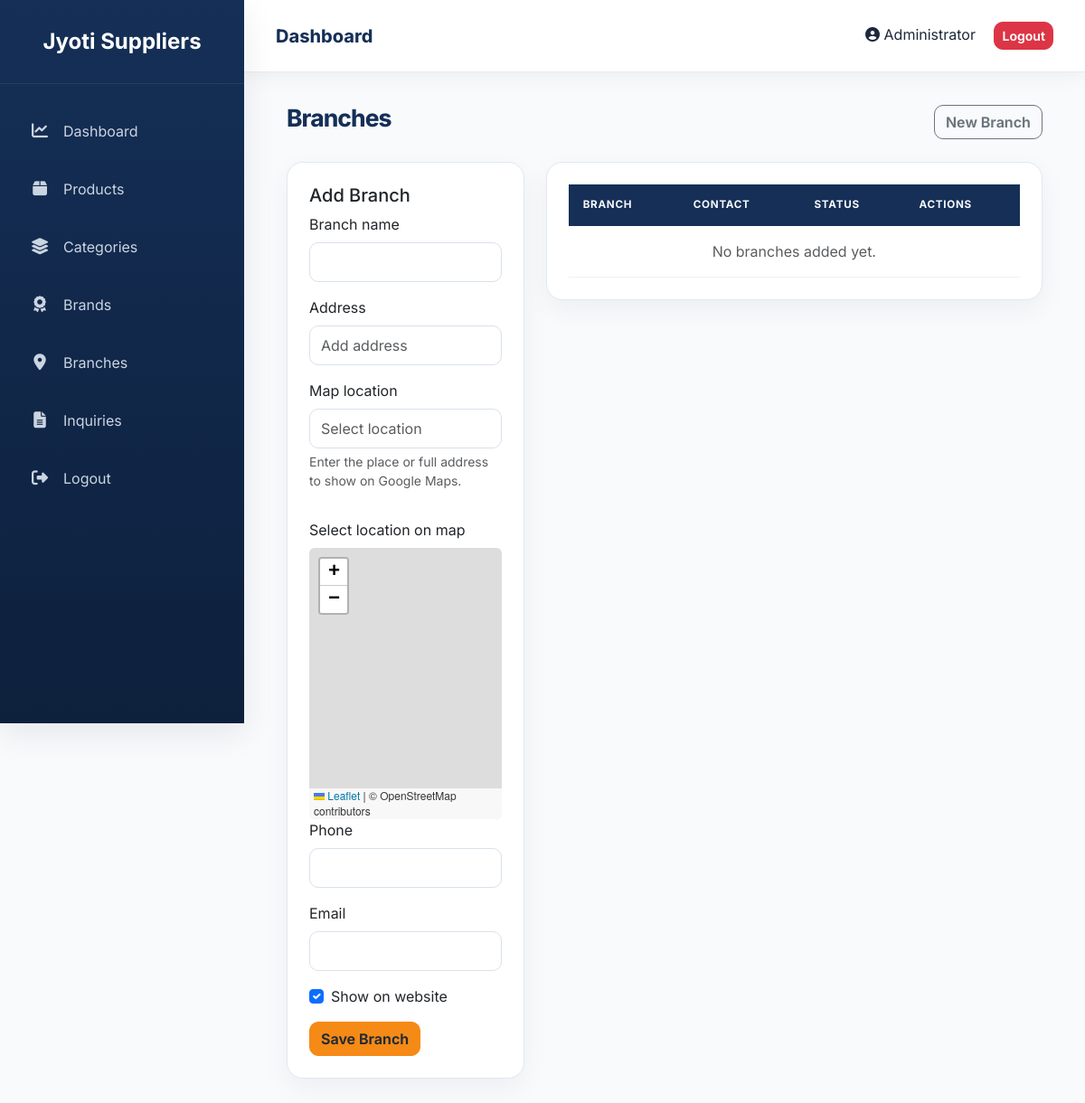
The page /admin/branches.php (signed in) on the database as committed earlier.
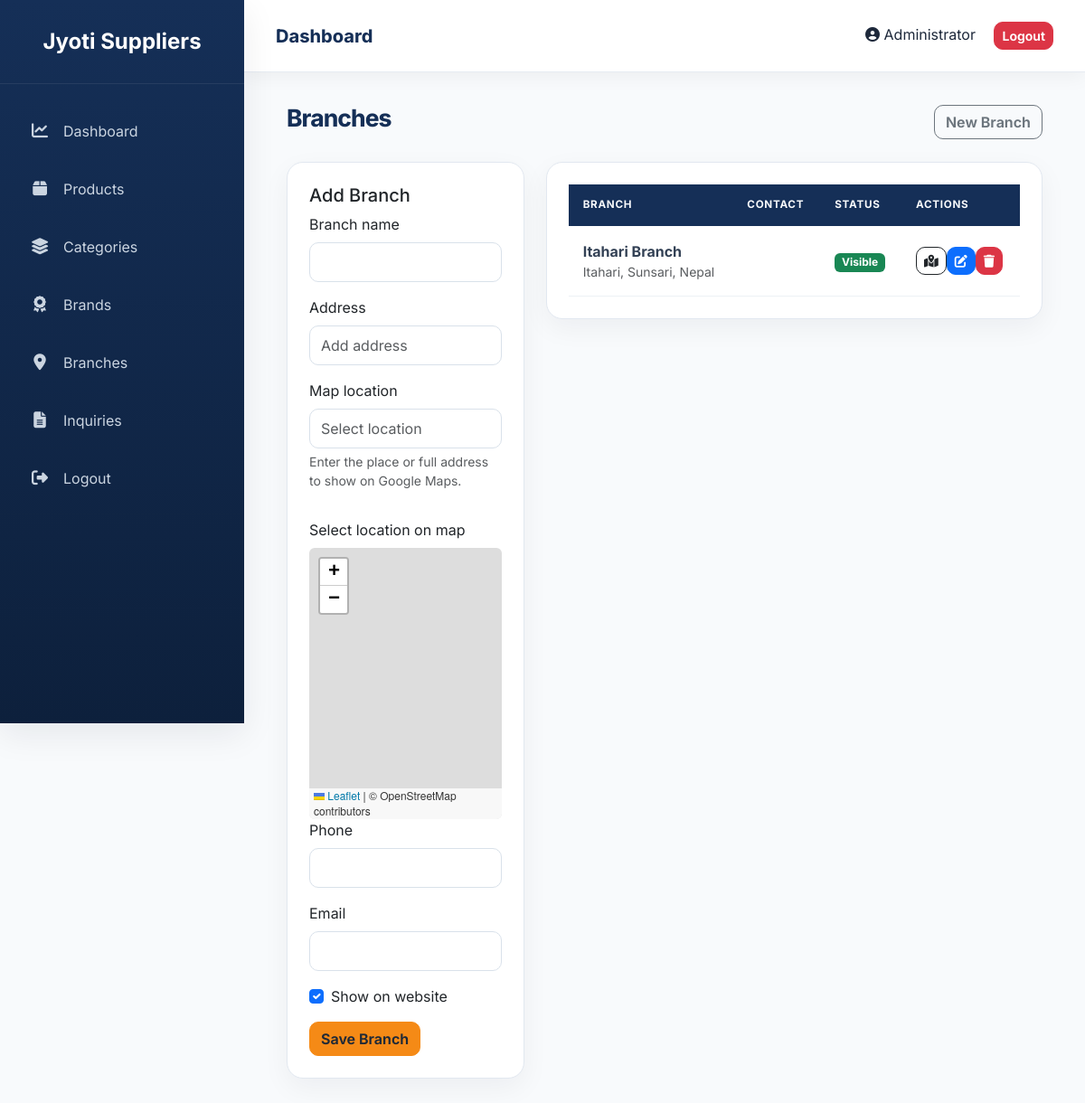
The same page on the database as committed later.
### tables this page shows
CREATE TABLE IF NOT EXISTS `branches` (
  `id` INT UNSIGNED NOT NULL AUTO_INCREMENT,
  `name` VARCHAR(150) NOT NULL,
  `address` VARCHAR(255) NOT NULL,
  `map_location` VARCHAR(255) NOT NULL,
  `phone` VARCHAR(30) DEFAULT NULL,
  `email` VARCHAR(150) DEFAULT NULL,
  `status` TINYINT(1) NOT NULL DEFAULT 1,
  `created_at` TIMESTAMP NOT NULL DEFAULT CURRENT_TIMESTAMP,
  PRIMARY KEY (`id`),
  KEY `idx_branches_status` (`status`)
);

### admin/branches.php (the view, shortened to what this page needs)
<?php
require "../config/database.php";
$editing = [
    "id" => "",
    "name" => "",
    "address" => "",
    "map_location" => "",
    "phone" => "",
    "email" => "",
    "status" => 1,
];
$branches = $pdo->query("SELECT * FROM branches ORDER BY name ASC")->fetchAll();
include "includes/header.php";
include "includes/sidebar.php";
include "includes/navbar.php";
?>
<div class="content"><div class="container-fluid"><div class="d-flex justify-content-between align-items-center mb-4"><h2>Branches</h2><a href="branches.php" class="btn btn-outline-secondary">New Branch</a></div>
<div class="row g-4"><div class="col-lg-4"><div class="card shadow-sm"><div class="card-body"><h5><?= $editing["id"] ? "Edit Branch" : "Add Branch" ?></h5><form method="post"><input type="hidden" name="csrf_token" value="<?= $_SESSION["csrf_token"] ?>"><input type="hidden" name="action" value="save"><input type="hidden" name="id" value="<?= $editing["id"] ?>"><div class="mb-3"><label class="form-label" for="branchName">Branch name</label><input class="form-control" id="branchName" name="name" maxlength="150" value="<?= htmlspecialchars($editing["name"], ENT_QUOTES, "UTF-8") ?>" required></div><div class="mb-3"><label class="form-label" for="branchAddress">Address</label><input class="form-control" id="branchAddress" name="address" maxlength="255" value="<?= htmlspecialchars($editing["address"], ENT_QUOTES, "UTF-8") ?>" placeholder="Add address" required></div><div class="mb-3"><label class="form-label" for="mapLocation">Map location</label><input class="form-control" id="mapLocation" name="map_location" maxlength="255" value="<?= htmlspecialchars($editing["map_location"], ENT_QUOTES, "UTF-8") ?>" placeholder="Select location" required><div class="form-text">Enter the place or full address to show on Google Maps.</div></div><div class="mb-3"><label class="form-label">Map preview</label><div class="ratio ratio-4x3"><iframe id="branchMapPreview" src="https://www.google.com/maps?q=<?= rawurlencode($editing["map_location"] ?: "Itahari, Sunsari, Nepal") ?>&amp;output=embed" title="Branch map preview" loading="lazy"></iframe></div><a id="branchMapLink" class="btn btn-outline-dark btn-sm mt-2" href="https://www.google.com/maps/search/?api=1&amp;query=<?= rawurlencode($editing["map_location"] ?: "Itahari, Sunsari, Nepal") ?>" target="_blank" rel="noopener">Open in Google Maps</a></div><div class="mb-3"><label class="form-label" for="branchPhone">Phone</label><input class="form-control" id="branchPhone" name="phone" maxlength="30" value="<?= htmlspecialchars($editing["phone"] ?? "", ENT_QUOTES, "UTF-8") ?>"></div><div class="mb-3"><label class="form-label" for="branchEmail">Email</label><input class="form-control" id="branchEmail" type="email" name="email" maxlength="150" value="<?= htmlspecialchars($editing["email"] ?? "", ENT_QUOTES, "UTF-8") ?>"></div><div class="form-check mb-3"><input class="form-check-input" type="checkbox" name="status" id="branchStatus" <?= $editing["status"] ? "checked" : "" ?>><label class="form-check-label" for="branchStatus">Show on website</label></div><button class="btn btn-warning">Save Branch</button></form></div></div></div><div class="col-lg-8"><div class="card shadow-sm"><div class="card-body table-responsive"><table class="table align-middle"><thead class="table-dark"><tr><th>Branch</th><th>Contact</th><th>Status</th><th>Actions</th></tr></thead><tbody><?php if (!$branches): ?><tr><td colspan="4" class="text-center text-muted">No branches added yet.</td></tr><?php endif; ?><?php foreach ($branches as $branch): ?><tr><td><strong><?= htmlspecialchars($branch["name"], ENT_QUOTES, "UTF-8") ?></strong><div class="small text-muted"><?= htmlspecialchars($branch["address"], ENT_QUOTES, "UTF-8") ?></div></td><td class="small"><?php if ($branch["phone"]): ?><div><?= htmlspecialchars($branch["phone"], ENT_QUOTES, "UTF-8") ?></div><?php endif; ?><?php if ($branch["email"]): ?><div><?= htmlspecialchars($branch["email"], ENT_QUOTES, "UTF-8") ?></div><?php endif; ?></td><td><span class="badge bg-<?= $branch["status"] ? "success" : "secondary" ?>"><?= $branch["status"] ? "Visible" : "Hidden" ?></span></td><td><a class="btn btn-sm btn-outline-dark" href="https://www.google.com/maps/search/?api=1&amp;query=<?= rawurlencode($branch["map_location"]) ?>" target="_blank" rel="noopener" aria-label="View <?= htmlspecialchars($branch["name"], ENT_QUOTES, "UTF-8") ?> on Google Maps"><i class="fas fa-map-marked-alt"></i></a><a class="btn btn-sm btn-primary" href="branches.php?edit=<?= $branch["id"] ?>" aria-label="Edit <?= htmlspecialchars($branch["name"], ENT_QUOTES, "UTF-8") ?>"><i class="fas fa-edit"></i></a><form class="d-inline" method="post" onsubmit="return confirm('Delete this branch?');"><input type="hidden" name="csrf_token" value="<?= $_SESSION["csrf_token"] ?>"><input type="hidden" name="action" value="delete"><input type="hidden" name="id" value="<?= $branch["id"] ?>"><button class="btn btn-sm btn-danger" aria-label="Delete <?= htmlspecialchars($branch["name"], ENT_QUOTES, "UTF-8") ?>"><i class="fas fa-trash"></i></button></form></td></tr><?php endforeach; ?></tbody></table></div></div></div></div></div></div>
<?php include "includes/footer.php"; ?>

### admin/includes/header.php (shortened to what this page needs)
<!DOCTYPE html>
<html lang="en">
<head>
<link href="https://cdn.jsdelivr.net/npm/bootstrap@5.3.7/dist/css/bootstrap.min.css" rel="stylesheet">
<link rel="stylesheet"
href="https://cdnjs.cloudflare.com/ajax/libs/font-awesome/6.7.2/css/all.min.css">
<link rel="stylesheet" href="/jyoti-hardware/assets/css/admin.css">
</head>
<body>

### admin/includes/sidebar.php
<div class="sidebar">
    <div class="logo">
        Jyoti Suppliers
    </div>
    <ul>
        <li>
            <a href="/jyoti-hardware/admin/dashboard.php">
                <i class="fas fa-chart-line"></i>
                Dashboard
            </a>
        </li>
        <li>
            <a href="/jyoti-hardware/admin/products/index.php">
                <i class="fas fa-box"></i>
                Products
            </a>
        </li>
        <li>
            <a href="/jyoti-hardware/admin/categories.php">
                <i class="fas fa-layer-group"></i>
                Categories
            </a>
        </li>
        <li>
            <a href="/jyoti-hardware/admin/brands.php">
                <i class="fas fa-award"></i>
                Brands
            </a>
        </li>
        <li>
            <a href="/jyoti-hardware/admin/branches.php">
                <i class="fas fa-map-marker-alt"></i>
                Branches
            </a>
        </li>
        <li>
            <a href="/jyoti-hardware/admin/quotes.php">
                <i class="fas fa-file-alt"></i>
                Inquiries
            </a>
        </li>
        <li>
            <a href="/jyoti-hardware/admin/logout.php">
                <i class="fas fa-sign-out-alt"></i>
                Logout
            </a>
        </li>
    </ul>
</div>

### admin/includes/navbar.php
<div class="topbar">
    <div>
        <h5 class="mb-0">
            Dashboard
        </h5>
    </div>
    <div>
        <span class="me-3">
            <i class="fas fa-user-circle"></i>
            <?= htmlspecialchars($_SESSION['admin_name']); ?>
        </span>
        <a href="logout.php" class="btn btn-danger btn-sm">
            Logout
        </a>
    </div>
</div>

### admin/includes/footer.php (shortened to what this page needs)
</body>
</html>

### assets/css/admin.css (style rules this page uses)
:root { --primary: #152f57; --secondary: #f58a16; --success: #16a34a; --danger: #dc2626; --info: #0ea5e9; --background: #f8fafc; --white: #ffffff; --text: #1e293b; --muted: #64748b; --border: #e2e8f0; --shadow: 0 12px 35px rgba(15, 23, 42, 0.08); --radius: 18px; --transition: 0.35s ease; }
* { margin: 0; padding: 0; box-sizing: border-box; }
body { font-family: "Inter", sans-serif; background: var(--background); color: var(--text); }
.sidebar { position: fixed; top: 0; left: 0; width: 270px; height: 100vh; background: linear-gradient(180deg, #152f57, #0d203c); overflow: auto; z-index: 999; box-shadow: var(--shadow); }
.logo { padding: 28px; text-align: center; font-size: 24px; font-weight: 700; color: #fff; border-bottom: 1px solid rgba(255, 255, 255, 0.08); }
.sidebar ul { list-style: none; padding: 25px 15px; }
.sidebar li { margin-bottom: 10px; }
.sidebar a { display: flex; align-items: center; gap: 15px; color: #cbd5e1; text-decoration: none; padding: 15px 18px; border-radius: 12px; transition: var(--transition); }
.sidebar i { width: 22px; text-align: center; font-size: 18px; }
.topbar { position: fixed; left: 270px; right: 0; top: 0; height: 80px; background: #fff; display: flex; align-items: center; justify-content: space-between; padding: 0 35px; box-shadow: 0 5px 20px rgba(0, 0, 0, 0.05); z-index: 998; }
.content { margin-left: 270px; margin-top: 80px; padding: 35px; }
.content .container-fluid { max-width: 1500px; }
.content h2 { font-size: 1.65rem; font-weight: 750; letter-spacing: -0.035em; color: var(--primary); }
.content .card { border: 1px solid var(--border); border-radius: var(--radius); overflow: hidden; box-shadow: 0 10px 30px rgba(15, 23, 42, 0.05) !important; }
.content .card-body { padding: 1.5rem; }
.content .table { margin-bottom: 0; }
.content .table thead th { border: 0; padding: 0.9rem 1rem; background: var(--primary); color: #f8fafc; font-size: 0.73rem; font-weight: 700; letter-spacing: 0.06em; text-transform: uppercase; }
.content .table td { padding: 1rem; border-color: #edf1f5; color: #334155; vertical-align: middle; }
.form-control, .form-select { min-height: 44px; border-color: #d9e1ea; border-radius: 10px; box-shadow: none; }
.btn { border-radius: 10px; font-weight: 650; }
.btn-warning { border-color: #f58a16; background: #f58a16; color: #1f2937; }
.topbar { border-bottom: 1px solid rgba(226, 232, 240, 0.85); }
.topbar h5 { font-weight: 750; color: var(--primary); }

Rows that differ between the two databases and show on the page:
added branches: name "Itahari Branch", address "Itahari, Sunsari, Nepal", status "Visible"
Other text that changed with them:
text no longer shown: "No branches added yet."
